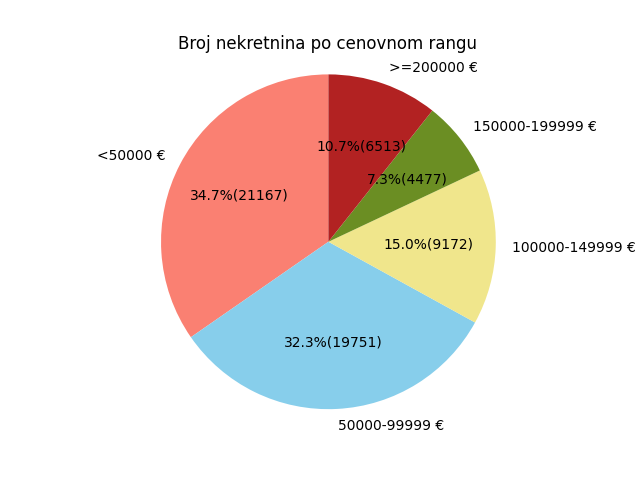

This chart was generated by the following Python code:
import json
import matplotlib.pyplot as plt

def plotIt(priceRange):
    # Pie chart, where the slices will be ordered and plotted counter-clockwise:
    labels = []
    sizes = []
    explode = []
    sumTotal = 0
    for p in priceRange:
        sumTotal+=priceRange[p][0]
        labels.append(p+' €')
        sizes.append(priceRange[p][0])
        explode.append(0)

    fig1, ax1 = plt.subplots()
    ax1.pie(sizes, explode=explode, labels=labels, autopct=lambda p: '{:.1f}%({:.0f})'.format(p, (p/100)*sumTotal),
            shadow=False, startangle=90, colors=['salmon', 'skyblue', 'khaki', 'olivedrab', 'firebrick'])
    ax1.axis('equal')  # Equal aspect ratio ensures that pie is drawn as a circle.
    ax1.set_title('Broj nekretnina po cenovnom rangu')

    plt.savefig('NekretninePoCeni.png')
    plt.show()


with open('realestate.json') as json_file:
    realestate = json.load(json_file)
    priceRange = {"<50000": [0, 0.0], "50000-99999": [0, 0.0], "100000-149999": [0, 0.0], "150000-199999": [0, 0.0], ">=200000": [0, 0.0]}
    for row in realestate:
        if row['price'] is not None:
            if row['price'] < 50000:
                priceRange["<50000"][0] = priceRange["<50000"][0] + 1
            elif 50000 <= row['price'] < 100000:
                priceRange["50000-99999"][0] = priceRange["50000-99999"][0] + 1
            elif 100000 <= row['price'] < 150000:
                priceRange["100000-149999"][0] = priceRange["100000-149999"][0] + 1
            elif 150000 <= row['price'] < 200000:
                priceRange["150000-199999"][0] = priceRange["150000-199999"][0] + 1
            else:
                priceRange[">=200000"][0] = priceRange[">=200000"][0] + 1

    sum = 0
    for price in priceRange:
        sum += priceRange[price][0]

    for price in priceRange:
        priceRange[price][1] = round(100.0*priceRange[price][0]/sum, 2)
    print(priceRange)
    plotIt(priceRange)
